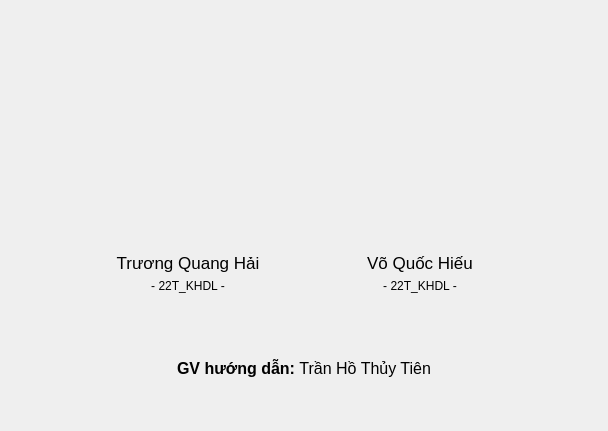
<?xml version="1.0" encoding="UTF-8"?>
<ui version="4.0">
 <class>Form</class>
 <widget class="QWidget" name="Form">
  <property name="geometry">
   <rect>
    <x>0</x>
    <y>0</y>
    <width>608</width>
    <height>431</height>
   </rect>
  </property>
  <property name="windowTitle">
   <string>Form</string>
  </property>
  <layout class="QHBoxLayout" name="horizontalLayout">
   <item>
    <spacer name="horizontalSpacer_2">
     <property name="orientation">
      <enum>Qt::Orientation::Horizontal</enum>
     </property>
     <property name="sizeHint" stdset="0">
      <size>
       <width>55</width>
       <height>20</height>
      </size>
     </property>
    </spacer>
   </item>
   <item>
    <widget class="QWidget" name="widget" native="true">
     <layout class="QVBoxLayout" name="verticalLayout">
      <item>
       <widget class="QWidget" name="widget_5" native="true">
        <layout class="QGridLayout" name="gridLayout">
         <item row="0" column="1">
          <spacer name="horizontalSpacer">
           <property name="orientation">
            <enum>Qt::Orientation::Horizontal</enum>
           </property>
           <property name="sizeHint" stdset="0">
            <size>
             <width>40</width>
             <height>20</height>
            </size>
           </property>
          </spacer>
         </item>
         <item row="0" column="2">
          <widget class="QWidget" name="widget_4" native="true">
           <layout class="QVBoxLayout" name="verticalLayout_4">
            <item>
             <widget class="QWidget" name="widget_2" native="true">
              <layout class="QVBoxLayout" name="verticalLayout_2">
               <item>
                <widget class="QLabel" name="Logo">
                 <property name="minimumSize">
                  <size>
                   <width>150</width>
                   <height>200</height>
                  </size>
                 </property>
                 <property name="maximumSize">
                  <size>
                   <width>150</width>
                   <height>200</height>
                  </size>
                 </property>
                 <property name="styleSheet">
                  <string notr="true">m</string>
                 </property>
                 <property name="text">
                  <string/>
                 </property>
                 <property name="pixmap">
                  <pixmap resource="res.qrc">:/image/Resource/QuocHieu.jpeg</pixmap>
                 </property>
                 <property name="scaledContents">
                  <bool>true</bool>
                 </property>
                </widget>
               </item>
               <item>
                <widget class="QLabel" name="label_2">
                 <property name="font">
                  <font>
                   <pointsize>13</pointsize>
                  </font>
                 </property>
                 <property name="text">
                  <string>Võ Quốc Hiếu</string>
                 </property>
                 <property name="alignment">
                  <set>Qt::AlignmentFlag::AlignCenter</set>
                 </property>
                </widget>
               </item>
               <item>
                <widget class="QLabel" name="label_4">
                 <property name="text">
                  <string>- 22T_KHDL -</string>
                 </property>
                 <property name="alignment">
                  <set>Qt::AlignmentFlag::AlignCenter</set>
                 </property>
                </widget>
               </item>
              </layout>
             </widget>
            </item>
           </layout>
          </widget>
         </item>
         <item row="0" column="0">
          <widget class="QWidget" name="widget_6" native="true">
           <layout class="QVBoxLayout" name="verticalLayout_5">
            <item>
             <widget class="QWidget" name="widget_3" native="true">
              <layout class="QVBoxLayout" name="verticalLayout_3">
               <item>
                <widget class="QLabel" name="Logo_2">
                 <property name="minimumSize">
                  <size>
                   <width>150</width>
                   <height>200</height>
                  </size>
                 </property>
                 <property name="maximumSize">
                  <size>
                   <width>150</width>
                   <height>200</height>
                  </size>
                 </property>
                 <property name="styleSheet">
                  <string notr="true">m</string>
                 </property>
                 <property name="text">
                  <string/>
                 </property>
                 <property name="pixmap">
                  <pixmap resource="res.qrc">:/image/Resource/QuangHai.jpg</pixmap>
                 </property>
                 <property name="scaledContents">
                  <bool>true</bool>
                 </property>
                </widget>
               </item>
               <item>
                <widget class="QLabel" name="label_3">
                 <property name="font">
                  <font>
                   <pointsize>13</pointsize>
                  </font>
                 </property>
                 <property name="text">
                  <string>Trương Quang Hải</string>
                 </property>
                 <property name="alignment">
                  <set>Qt::AlignmentFlag::AlignCenter</set>
                 </property>
                </widget>
               </item>
               <item>
                <widget class="QLabel" name="label_5">
                 <property name="text">
                  <string>- 22T_KHDL -</string>
                 </property>
                 <property name="alignment">
                  <set>Qt::AlignmentFlag::AlignCenter</set>
                 </property>
                </widget>
               </item>
              </layout>
             </widget>
            </item>
           </layout>
          </widget>
         </item>
        </layout>
       </widget>
      </item>
      <item>
       <widget class="QLabel" name="label">
        <property name="text">
         <string>&lt;html&gt;&lt;head/&gt;&lt;body&gt;&lt;p&gt;&lt;span style=&quot; font-size:12pt; font-weight:700;&quot;&gt;GV hướng dẫn: &lt;/span&gt;&lt;span style=&quot; font-size:12pt;&quot;&gt;Trần Hồ Thủy Tiên&lt;/span&gt;&lt;/p&gt;&lt;/body&gt;&lt;/html&gt;</string>
        </property>
        <property name="alignment">
         <set>Qt::AlignmentFlag::AlignCenter</set>
        </property>
       </widget>
      </item>
     </layout>
    </widget>
   </item>
   <item>
    <spacer name="horizontalSpacer_3">
     <property name="orientation">
      <enum>Qt::Orientation::Horizontal</enum>
     </property>
     <property name="sizeHint" stdset="0">
      <size>
       <width>54</width>
       <height>20</height>
      </size>
     </property>
    </spacer>
   </item>
  </layout>
 </widget>
 <resources>
  <include location="res.qrc"/>
 </resources>
 <connections/>
</ui>
